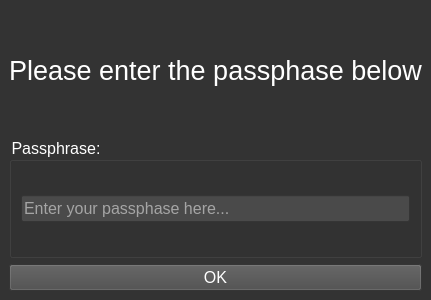
<?xml version="1.0" encoding="UTF-8"?>
<ui version="4.0">
 <class>KeyPassWindow</class>
 <widget class="QMainWindow" name="KeyPassWindow">
  <property name="geometry">
   <rect>
    <x>0</x>
    <y>0</y>
    <width>400</width>
    <height>300</height>
   </rect>
  </property>
  <property name="windowTitle">
   <string>Passphase</string>
  </property>
  <property name="styleSheet">
   <string notr="true">background-color: rgb(51, 51, 51);
color: white;
font-size: 12pt;</string>
  </property>
  <widget class="QWidget" name="centralwidget">
   <layout class="QVBoxLayout" name="verticalLayout">
    <item>
     <widget class="QLabel" name="titleLabel">
      <property name="enabled">
       <bool>true</bool>
      </property>
      <property name="sizePolicy">
       <sizepolicy hsizetype="Expanding" vsizetype="Expanding">
        <horstretch>0</horstretch>
        <verstretch>0</verstretch>
       </sizepolicy>
      </property>
      <property name="styleSheet">
       <string notr="true">background-color: rgb(51, 51, 51);
color: white;
font-size: 20pt;</string>
      </property>
      <property name="text">
       <string>Please enter the passphase below</string>
      </property>
      <property name="alignment">
       <set>Qt::AlignCenter</set>
      </property>
     </widget>
    </item>
    <item>
     <widget class="QGroupBox" name="passphaseGroupBox">
      <property name="sizePolicy">
       <sizepolicy hsizetype="Expanding" vsizetype="Expanding">
        <horstretch>0</horstretch>
        <verstretch>0</verstretch>
       </sizepolicy>
      </property>
      <property name="title">
       <string>Passphrase:</string>
      </property>
      <layout class="QVBoxLayout" name="verticalLayout_2">
       <item>
        <widget class="QLineEdit" name="passphaseLineEdit">
         <property name="styleSheet">
          <string notr="true">background-color: rgb(74, 74, 74);</string>
         </property>
         <property name="placeholderText">
          <string>Enter your passphase here...</string>
         </property>
        </widget>
       </item>
      </layout>
     </widget>
    </item>
    <item>
     <widget class="QPushButton" name="okButton">
      <property name="sizePolicy">
       <sizepolicy hsizetype="Minimum" vsizetype="Fixed">
        <horstretch>0</horstretch>
        <verstretch>0</verstretch>
       </sizepolicy>
      </property>
      <property name="styleSheet">
       <string notr="true">background-color: rgb(74, 74, 74);</string>
      </property>
      <property name="text">
       <string>OK</string>
      </property>
     </widget>
    </item>
   </layout>
  </widget>
 </widget>
 <resources/>
 <connections/>
</ui>
